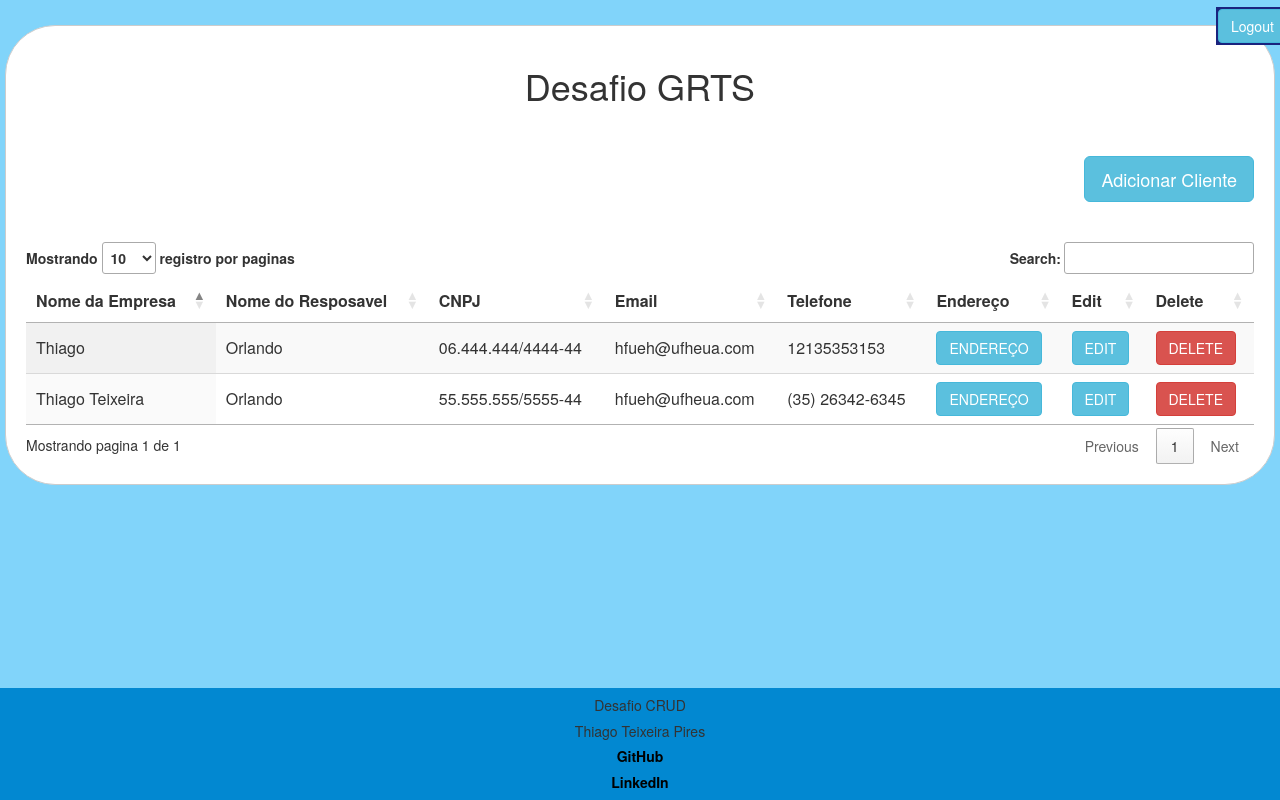
/home.php (signed in), run on the app's committed database.
### tables this page shows
CREATE TABLE `clientes` (
  `id` int(11) NOT NULL,
  `nome_empresa` varchar(255) NOT NULL,
  `email` varchar(200) NOT NULL,
  `telefone` varchar(20) NOT NULL,
  `nome_responsavel` varchar(255) NOT NULL,
  `id_principal` int NOT NULL,
  `cnpj` varchar(20) NOT NULL
);

### home.php (the view, shortened to what this page needs)
<?php
require_once('config.php');
?>
<html>
<head>
	<link rel="stylesheet" href="https://maxcdn.bootstrapcdn.com/bootstrap/3.3.7/css/bootstrap.min.css">
<link rel="stylesheet" type="text/css" href="https://cdn.datatables.net/1.10.19/css/jquery.dataTables.min.css">
</head>
<body>
<?php require_once("nav.php") ?>
<div class="container box">
            <h1 align="center">Desafio GRTS</h1>
            <br />
            <div class="table-responsive">
                <br />
                <div align="right">
                    <a href="create.php"><button type="button" class="btn btn-info btn-lg">Adicionar Cliente</button></a>
                </div>
                <br /><br />
             <table id="example" class="display" style="width:100%">
        <thead>
            <tr>
                <th>Nome da Empresa</th>
                <th>Nome do Resposavel</th>
                <th>CNPJ</th>
                <th>Email</th>
                <th>Telefone</th>
                <th>Endereço</th>
                <th>Edit</th>
                <th>Delete</th>
            </tr>
        </thead>
        <tbody>
        	<?php
                  $query ="SELECT * FROM clientes";
                  $sql = mysqli_query($connect,$query);
                  while($row = mysqli_fetch_array($sql))
                  {
        	?>
            <tr>
                <td><?php echo $row["nome_empresa"];?></td>
                <td><?php echo $row["nome_responsavel"];?></td>
                <td><?php echo $row["cnpj"];?></td>
                <td><?php echo $row["email"];?></td>
                <td><?php echo $row["telefone"];?></td>
                <td><a href="info_end.php?id=<?php echo $row['id']; ?>" class="btn btn-info">ENDEREÇO</a></td>
                <td><a href="edit.php?id=<?php echo $row['id']; ?>" class="btn btn-info">EDIT</a></td>
                <td><a href="delete.php?id=<?php echo $row['id'];?>" class="btn btn-danger" onClick="return confirm('Deseja deletar este registro?')">DELETE</a></td>
            </tr>
            <?php } ?>
        </tbody>
    </table>
		</div>
	</div>
    <?php require_once("footer.php") ?>
</body>
</html>

### home.php (style rules this page uses)
body { margin:0; padding:0; background-color:#81D4FA; }
.box { width:1270px; padding:20px; background-color:#fff; border:1px solid #ccc; border-radius:50px; margin-top:25px; }
a { color: black; }

### data on the page
clientes: nome_empresa "Thiago Teixeira", nome_responsavel "Orlando", cnpj "55.555.555/5555-44", email "hfueh@ufheua.com", telefone "(35) 26342-6345"
clientes: nome_empresa "Thiago", nome_responsavel "Orlando", cnpj "06.444.444/4444-44", email "hfueh@ufheua.com", telefone "12135353153"
